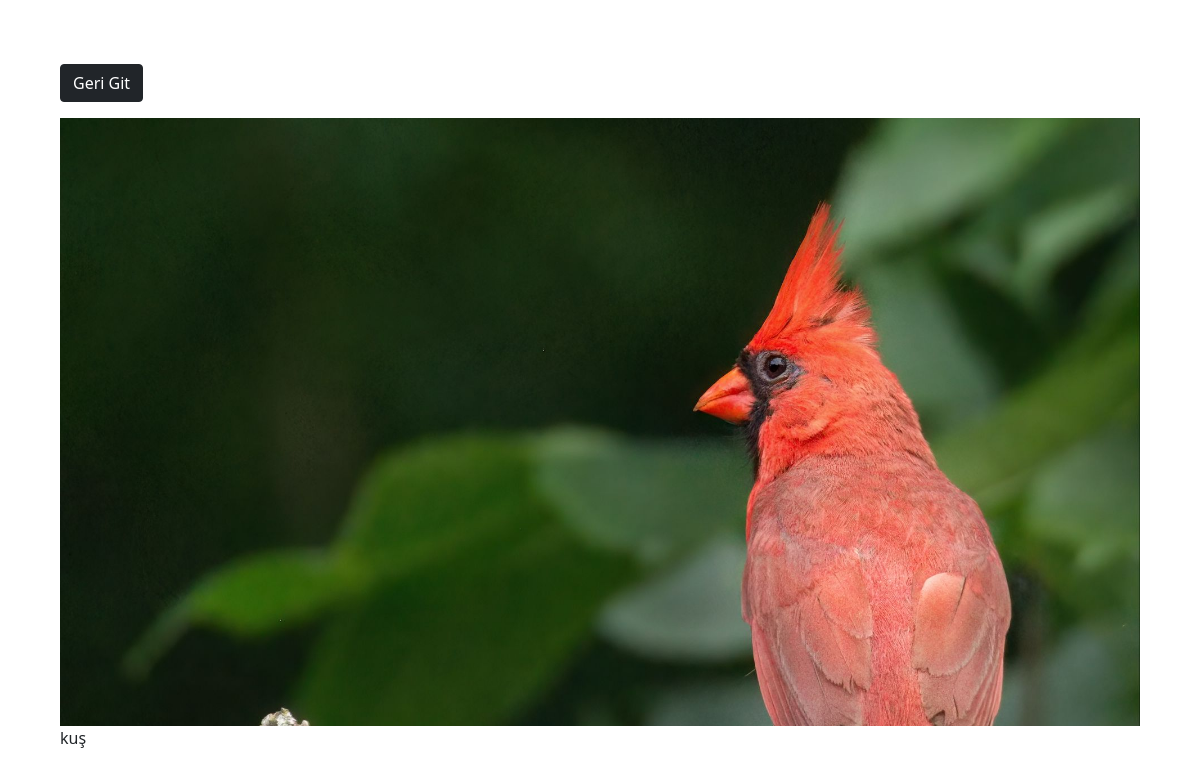
Screenshot of /photo/27/ (signed in) with the database file from the repository.
### photos/models.py (models this page shows, shortened)
class Photo(models.Model):
    class Meta:
        verbose_name = 'Photo'
        verbose_name_plural = 'Photos'
    category = models.ForeignKey(
        Category, on_delete=models.SET_NULL, null=True, blank=True)
    image = models.ImageField(null=False, blank=False)
    description = models.TextField()

### photos/views.py (the view)
# urls.py: path('photo/<str:pk>/', views.viewPhoto, name='photo'),
@login_required(login_url='login')
def viewPhoto(request, pk):
    photo = Photo.objects.get(id=pk)
    return render(request, 'photos/photo.html', {'photo': photo})

### photos/templates/photos/photo.html (shortened to what this page needs)
<!DOCTYPE html>
<html>
<head>
    <link href="https://cdn.jsdelivr.net/npm/bootstrap@5.0.0-beta1/dist/css/bootstrap.min.css" rel="stylesheet"
>
</head>
<body class="m-5">
    <div class="container">
        <div class="row justify-content-center">
            <div class="col">
                <a href="{% url 'gallery' %}" class="btn btn-dark my-3">Geri Git</a>
                <div style="height: 90vh;">
                    <img style="max-width: 100%; max-height: 100%;" src="{{photo.image.url}}">
                    <p>{{photo.description}}</p>
                </div>
            </div>
        </div>
    </div>
</body>
</html>

### rows the page displays
Photo: image (picture), description "kuş"
